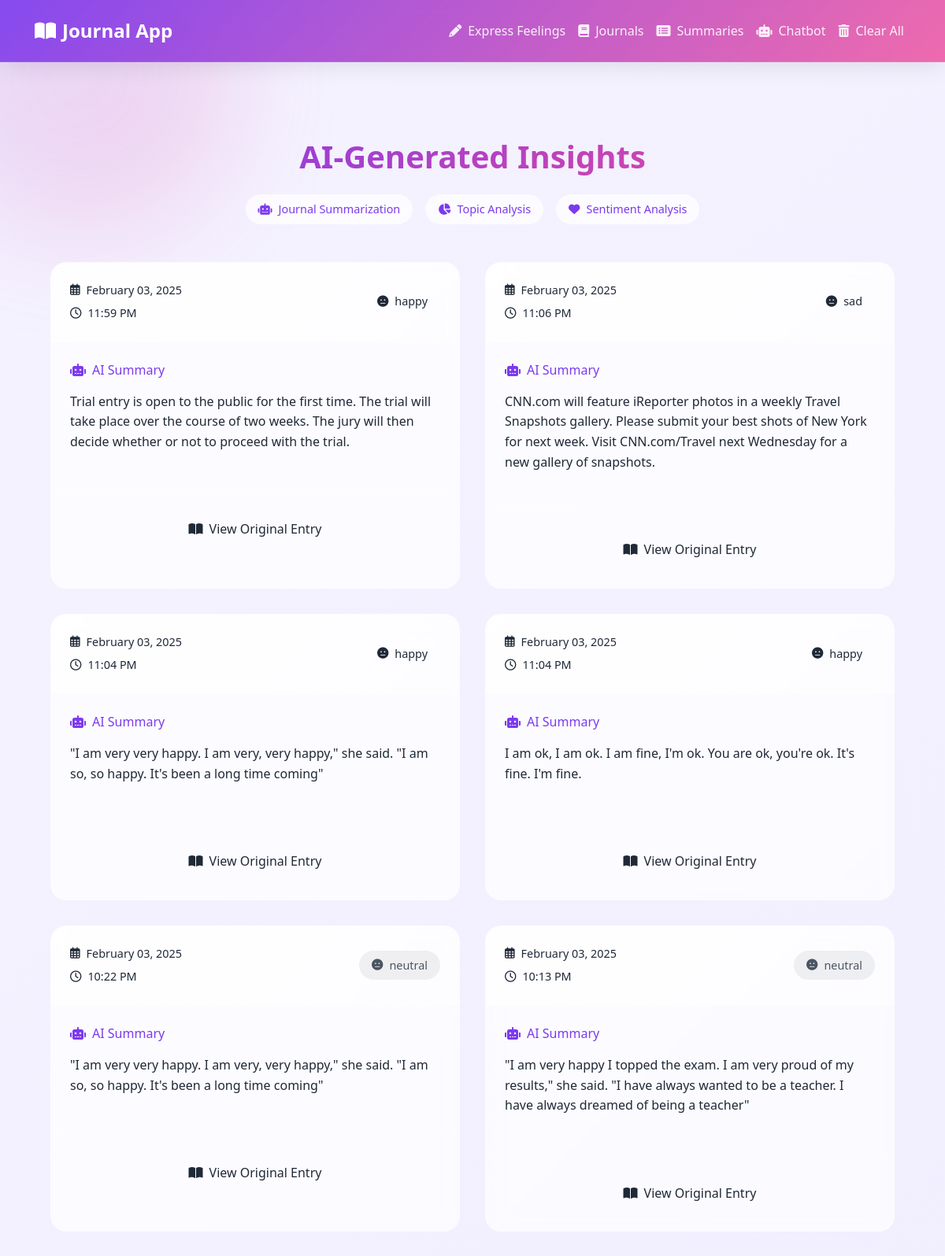
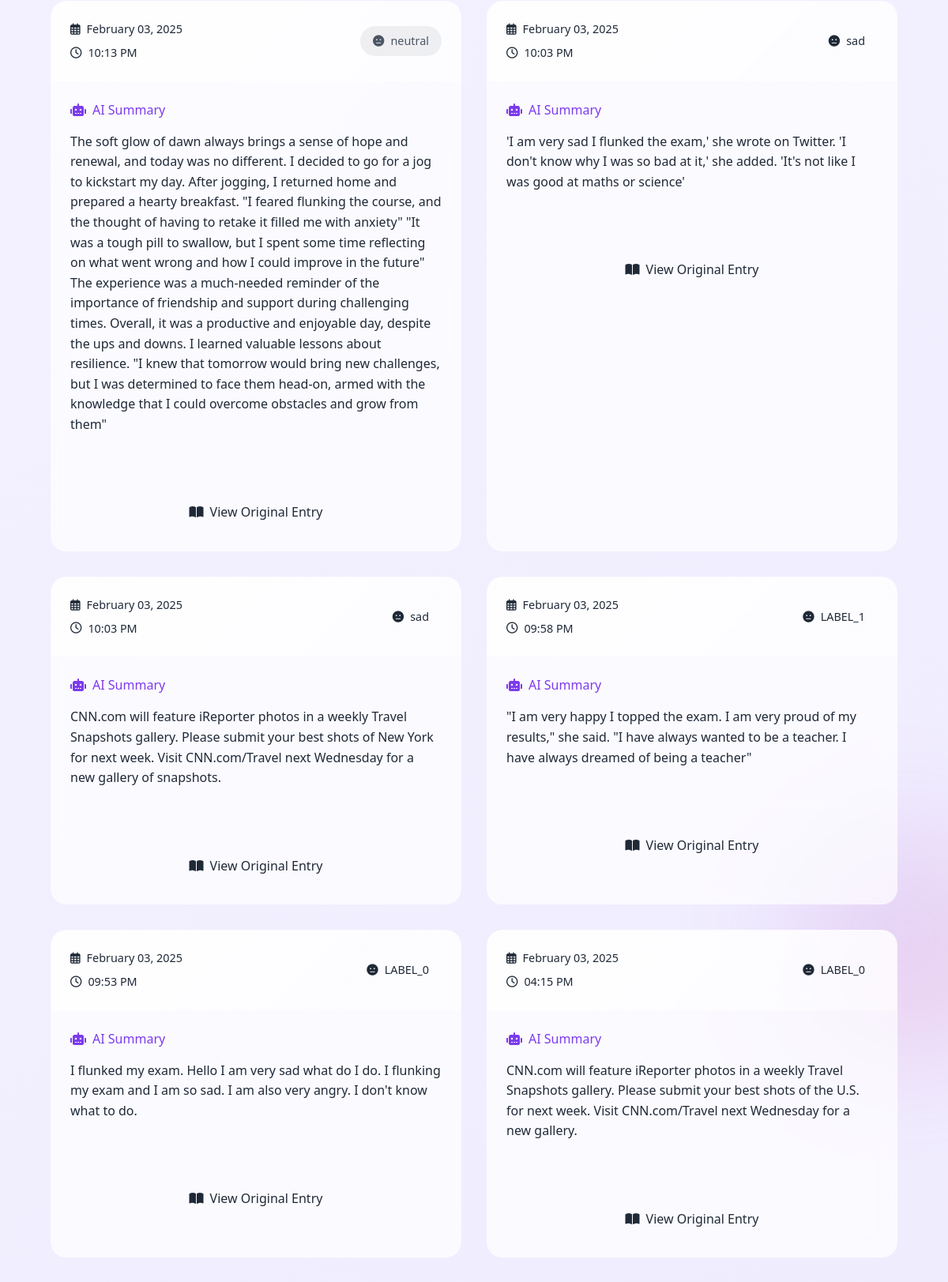
/summaries (upper part), run on the app's committed database (2 pictures, top to bottom).
### app.py (models this page shows, shortened)
class JournalEntry(db.Model):
    id = db.Column(db.Integer, primary_key=True)
    content = db.Column(db.Text, nullable=False)
    summary = db.Column(db.Text, nullable=True)
    sentiment = db.Column(db.Text, nullable=True)  # Changed from topics to sentiment
    date_created = db.Column(db.DateTime, default=datetime.now(pytz.timezone('Asia/Kolkata')))  # Set default to IST

### app.py (the view)
@app.route('/summaries')
def summaries():
    entries = JournalEntry.query.order_by(JournalEntry.date_created.desc()).all()
    return render_template('summaries.html', entries=entries)

### templates/summaries.html (shortened to what this page needs)
{% extends 'base.html' %}
{% block content %}
<div class="summaries-container fade-in">
    <div class="page-header">
        <h1 class="gradient-text">AI-Generated Insights</h1>
        <div class="ai-features">
            <div class="feature-badge">
                <i class="fas fa-robot"></i>
                <span>Journal Summarization</span>
            </div>
            <div class="feature-badge">
                <i class="fas fa-chart-pie"></i>
                <span>Topic Analysis</span>
            </div>
            <div class="feature-badge">
                <i class="fas fa-heart"></i>
                <span>Sentiment Analysis</span>
            </div>
        </div>
    </div>
    <div class="summaries-grid">
        {% for entry in entries %}
        <div class="summary-card">
            <div class="card-header">
                <div class="header-left">
                    <div class="date">
                        <i class="far fa-calendar-alt"></i>
                        {{ entry.date_created.strftime('%B %d, %Y') }}
                    </div>
                    <div class="time">
                        <i class="far fa-clock"></i>
                        {{ entry.date_created.strftime('%I:%M %p') }}
                    </div>
                </div>
                <div class="sentiment-pill {{ entry.sentiment.lower() }}">
                    {% if entry.sentiment.lower() == 'positive' %}
                        <i class="fas fa-smile"></i>
                    {% elif entry.sentiment.lower() == 'negative' %}
                        <i class="fas fa-frown"></i>
                    {% else %}
                        <i class="fas fa-meh"></i>
                    {% endif %}
                    {{ entry.sentiment }}
                </div>
            </div>
            <div class="card-body">
                <div class="ai-summary">
                    <div class="summary-header">
                        <i class="fas fa-robot"></i>
                        <span>AI Summary</span>
                    </div>
                    <p class="summary-text">{{ entry.summary }}</p>
                </div>
            </div>
            <div class="card-footer">
                <button class="view-full-btn" onclick="toggleOriginal(this)">
                    <i class="fas fa-book-open"></i>
                    View Original Entry
                </button>
            </div>
        </div>
        {% endfor %}
    </div>
</div>
{% endblock %}

### templates/base.html (style rules this page uses)
:root { --primary: #7C3AED; --primary-dark: #6D28D9; --primary-light: #A78BFA; --secondary: #EC4899; --background: #F5F3FF; --surface: #ffffff; --text: #1F2937; --glass: rgba(255, 255, 255, 0.7); --glass-gradient: linear-gradient( 135deg, rgba(255, 255, 255, 0.8), rgba(255, 255, 255, 0.4) ); --nav-glass: linear-gradient( 135deg, rgba(124, 58, 237, 0.9), rgba(236, 72, 153, 0.8) ); }
body { background: linear-gradient(135deg, #F5F3FF 0%, #EDE9FE 100%); color: var(--text); font-family: 'Segoe UI', system-ui, -apple-system, sans-serif; min-height: 100vh; display: flex; flex-direction: column; position: relative; overflow-x: hidden; }
.card-header { background: var(--glass-gradient); border-bottom: 1px solid rgba(255, 255, 255, 0.2); padding: 1.5rem; }

### templates/summaries.html (style rules this page uses)
.summaries-container { max-width: 1200px; margin: 0 auto; padding: 2rem; }
.page-header { text-align: center; margin-bottom: 3rem; }
.gradient-text { font-size: 2.5rem; font-weight: bold; background: linear-gradient(135deg, var(--primary), var(--secondary)); -webkit-background-clip: text; -webkit-text-fill-color: transparent; margin-bottom: 1.5rem; }
.ai-features { display: flex; gap: 1rem; justify-content: center; flex-wrap: wrap; }
.feature-badge { background: var(--glass); backdrop-filter: blur(10px); padding: 0.5rem 1rem; border-radius: 20px; display: flex; align-items: center; gap: 0.5rem; font-size: 0.9rem; color: var(--primary); animation: fadeIn 0.5s ease-out forwards; }
.summaries-grid { display: grid; grid-template-columns: repeat(auto-fit, minmax(350px, 1fr)); gap: 2rem; }
.summary-card { background: var(--glass); backdrop-filter: blur(10px); border-radius: 20px; overflow: hidden; border: 1px solid rgba(255, 255, 255, 0.2); transition: all 0.3s ease; }
.card-header { background: var(--glass-gradient); padding: 1.5rem; display: flex; justify-content: space-between; align-items: center; border-bottom: 1px solid rgba(255, 255, 255, 0.2); }
.header-left { display: flex; flex-direction: column; gap: 0.5rem; }
.date, .time { display: flex; align-items: center; gap: 0.5rem; font-size: 0.9rem; color: var(--text); }
.sentiment-pill { padding: 0.5rem 1rem; border-radius: 20px; display: flex; align-items: center; gap: 0.5rem; font-size: 0.9rem; }
.sentiment-pill.neutral { background: rgba(107, 114, 128, 0.1); color: #4B5563; }
.card-body { padding: 1.5rem; }
.ai-summary { margin-bottom: 1.5rem; }
.summary-header, .topics-header { display: flex; align-items: center; gap: 0.5rem; color: var(--primary); margin-bottom: 1rem; font-weight: 500; }
.summary-text { line-height: 1.6; color: var(--text); }
.card-footer { padding: 1.5rem; border-top: 1px solid rgba(255, 255, 255, 0.2); }
.view-full-btn { width: 100%; padding: 0.8rem; border: none; border-radius: 10px; background: transparent; color: var(--text); display: flex; align-items: center; justify-content: center; gap: 0.5rem; transition: all 0.3s ease; cursor: pointer; }

### data on the page
JournalEntry: date_created "February 03, 2025", date_created "11:59 PM", sentiment "happy", summary "Trial entry is open to the public for the first time. The trial will take place over the course of two weeks. The jury will then decide whether or not to proceed with the trial."
JournalEntry: date_created "February 03, 2025", date_created "11:06 PM", sentiment "sad", summary "CNN.com will feature iReporter photos in a weekly Travel Snapshots gallery. Please submit your best shots of New York for next week. Visit CNN.com/Travel next Wednesday for a new gallery of snapshots."
JournalEntry: date_created "February 03, 2025", date_created "11:04 PM", sentiment "happy", summary "\"I am very very happy. I am very, very happy,\" she said. \"I am so, so happy. It's been a long time coming\""
JournalEntry: date_created "February 03, 2025", date_created "11:04 PM", sentiment "happy", summary "I am ok, I am ok. I am fine, I'm ok. You are ok, you're ok. It's fine. I'm fine."
JournalEntry: date_created "February 03, 2025", date_created "10:22 PM", sentiment "neutral", summary "\"I am very very happy. I am very, very happy,\" she said. \"I am so, so happy. It's been a long time coming\""
JournalEntry: date_created "February 03, 2025", date_created "10:13 PM", sentiment "neutral", summary "\"I am very happy I topped the exam. I am very proud of my results,\" she said. \"I have always wanted to be a teacher. I have always dreamed of being a teacher\""
JournalEntry: date_created "February 03, 2025", date_created "10:13 PM", sentiment "neutral", summary "The soft glow of dawn always brings a sense of hope and renewal, and today was no different. I decided to go for a jog to kickstart my day. After jogging, I returned home and prepared a hearty breakfast. \"I feared flunking the course, and the thought of having to retake it filled me with anxiety\" \"It was a tough pill to swallow, but I spent some time reflecting on what went wrong and how I could improve in the future\" The experience was a much-needed reminder of the importance of friendship and support during challenging times. Overall, it was a productive and enjoyable day, despite the ups and downs. I learned valuable lessons about resilience. \"I knew that tomorrow would bring new…"
JournalEntry: date_created "February 03, 2025", date_created "10:03 PM", sentiment "sad", summary "'I am very sad I flunked the exam,' she wrote on Twitter. 'I don't know why I was so bad at it,' she added. 'It's not like I was good at maths or science'"
JournalEntry: date_created "February 03, 2025", date_created "10:03 PM", sentiment "sad", summary "CNN.com will feature iReporter photos in a weekly Travel Snapshots gallery. Please submit your best shots of New York for next week. Visit CNN.com/Travel next Wednesday for a new gallery of snapshots."
JournalEntry: date_created "February 03, 2025", date_created "09:58 PM", sentiment "LABEL_1", summary "\"I am very happy I topped the exam. I am very proud of my results,\" she said. \"I have always wanted to be a teacher. I have always dreamed of being a teacher\""
JournalEntry: date_created "February 03, 2025", date_created "09:53 PM", sentiment "LABEL_0", summary "I flunked my exam. Hello I am very sad what do I do. I flunking my exam and I am so sad. I am also very angry. I don't know what to do."
JournalEntry: date_created "February 03, 2025", date_created "04:15 PM", sentiment "LABEL_0", summary "CNN.com will feature iReporter photos in a weekly Travel Snapshots gallery. Please submit your best shots of the U.S. for next week. Visit CNN.com/Travel next Wednesday for a new gallery."
